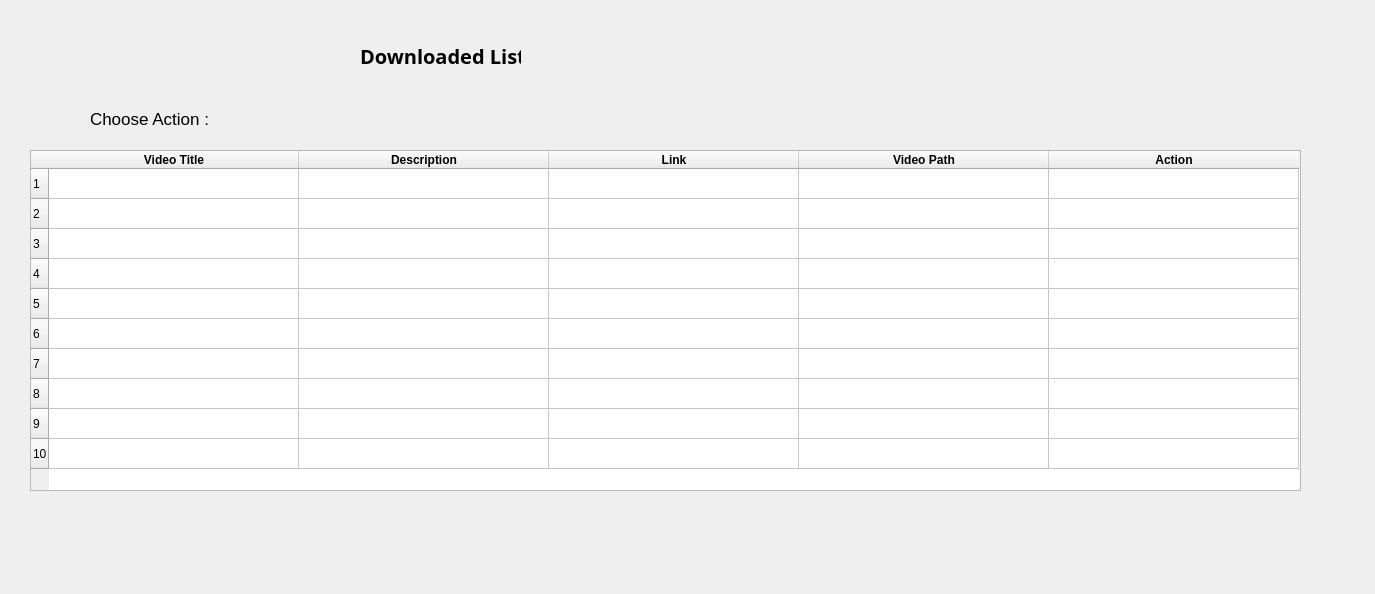
<?xml version="1.0" encoding="UTF-8"?>
<ui version="4.0">
 <class>DownloadWindow</class>
 <widget class="QDialog" name="DownloadWindow">
  <property name="geometry">
   <rect>
    <x>0</x>
    <y>0</y>
    <width>1375</width>
    <height>594</height>
   </rect>
  </property>
  <property name="windowTitle">
   <string>Dialog</string>
  </property>
  <widget class="QTableWidget" name="tableWidget_downloaded_list">
   <property name="geometry">
    <rect>
     <x>30</x>
     <y>150</y>
     <width>1271</width>
     <height>341</height>
    </rect>
   </property>
   <property name="rowCount">
    <number>10</number>
   </property>
   <property name="columnCount">
    <number>5</number>
   </property>
   <attribute name="horizontalHeaderDefaultSectionSize">
    <number>250</number>
   </attribute>
   <attribute name="horizontalHeaderMinimumSectionSize">
    <number>36</number>
   </attribute>
   <attribute name="horizontalHeaderShowSortIndicator" stdset="0">
    <bool>false</bool>
   </attribute>
   <row/>
   <row/>
   <row/>
   <row/>
   <row/>
   <row/>
   <row/>
   <row/>
   <row/>
   <row/>
   <column>
    <property name="text">
     <string>Video Title</string>
    </property>
    <property name="font">
     <font>
      <weight>75</weight>
      <bold>true</bold>
     </font>
    </property>
   </column>
   <column>
    <property name="text">
     <string>Description</string>
    </property>
    <property name="font">
     <font>
      <weight>75</weight>
      <bold>true</bold>
     </font>
    </property>
   </column>
   <column>
    <property name="text">
     <string>Link</string>
    </property>
    <property name="font">
     <font>
      <weight>75</weight>
      <bold>true</bold>
     </font>
    </property>
   </column>
   <column>
    <property name="text">
     <string>Video Path</string>
    </property>
    <property name="font">
     <font>
      <weight>75</weight>
      <bold>true</bold>
     </font>
    </property>
   </column>
   <column>
    <property name="text">
     <string>Action</string>
    </property>
    <property name="font">
     <font>
      <weight>75</weight>
      <bold>true</bold>
     </font>
    </property>
   </column>
  </widget>
  <widget class="QLabel" name="label">
   <property name="geometry">
    <rect>
     <x>360</x>
     <y>40</y>
     <width>161</width>
     <height>31</height>
    </rect>
   </property>
   <property name="font">
    <font>
     <family>gargi</family>
     <pointsize>15</pointsize>
     <weight>75</weight>
     <italic>false</italic>
     <bold>true</bold>
     <underline>false</underline>
     <strikeout>false</strikeout>
    </font>
   </property>
   <property name="text">
    <string>Downloaded List</string>
   </property>
  </widget>
  <widget class="QLabel" name="label_2">
   <property name="geometry">
    <rect>
     <x>90</x>
     <y>110</y>
     <width>131</width>
     <height>17</height>
    </rect>
   </property>
   <property name="font">
    <font>
     <pointsize>13</pointsize>
    </font>
   </property>
   <property name="text">
    <string>Choose Action :</string>
   </property>
  </widget>
 </widget>
 <tabstops>
  <tabstop>tableWidget_downloaded_list</tabstop>
 </tabstops>
 <resources/>
 <connections/>
</ui>
